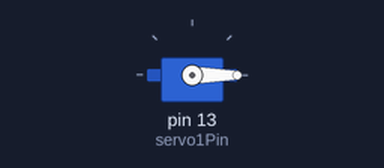
This program was run on a simulated Arduino Mega 2560, built with avr-gcc and run on an emulated ATmega2560. Shown: servo.

Above: at 0.1 s.
At 0.6 s:
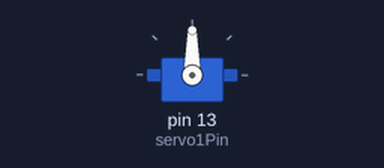
At 1.1 s:
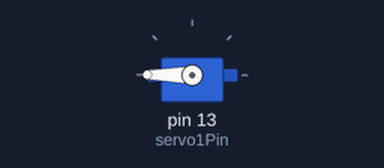
Timing chart, 0 to 3.0 s (numbered marks = the images above):
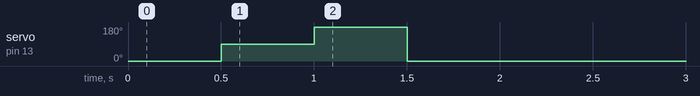

The program:

main.cpp
```cpp
#include <Arduino.h>
#include<Servo.h>

Servo servo1;
int servo1Pin=13;

void setup() {
  servo1.attach(servo1Pin);
  servo1.write(0);
  delay(500);
  servo1.write(90);
  delay(500);
  servo1.write(180);
  delay(500);
  servo1.write(0);
  delay(10000);
}

void loop() {

  // servo1.write(0);
  // delay(10000);
  // servo1.write(90);

  // for(int i=0 ; i<=90 ; i++){
  //   servo1.write(i);
  //   delay(5);
  // }

  // delay(500);

  // for(int i=180 ; i>=0 ; i--){
  //   servo1.write(i);
  //   delay(5);
  // }

  // delay(1000);
}
```
